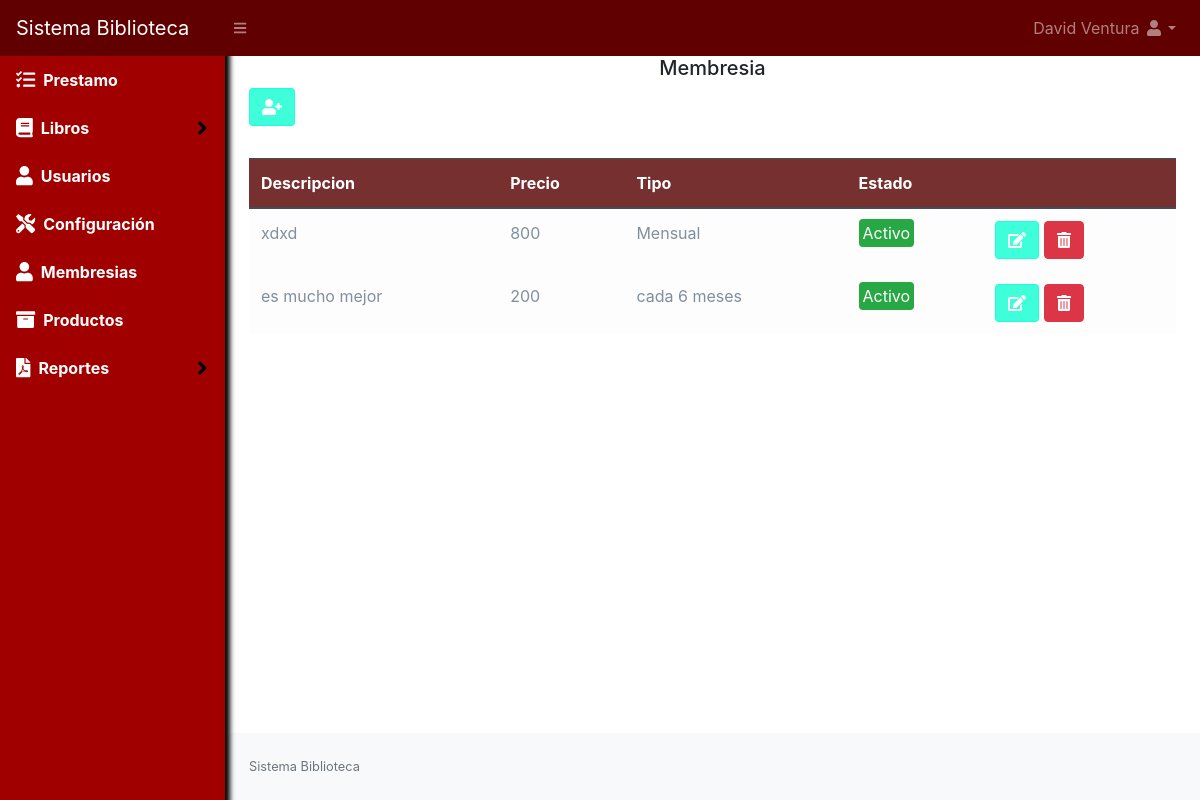
/membresias (signed in), run on the app's committed database.
### tables this page shows
CREATE TABLE `membresia` (
  `id` int NOT NULL AUTO_INCREMENT,
  `descripcion` varchar(200) NOT NULL,
  `precio` int DEFAULT NULL,
  `tipo` varchar(200) NOT NULL,
  `estado` int NOT NULL DEFAULT '1',
  PRIMARY KEY (`id`)
);

### Libraries/Core/Views.php (called while the page is built)
<?php
class Views{
    function getView($controller, $view, $data="", $alert="", $config = "", $cliente = "")
    {
        $controller = get_class($controller);
        if ($controller == "Home") {
            $view = "Views/".$view.".php";
        }else{
            $view = "Views/" . $controller . "/" . $view . ".php";
        }
        require_once($view);
    }
}
?>

### Controller/Membresias.php (called while the page is built, shortened)
<?php
class Membresias extends Controllers
{
    public function membresias()
    {
        $data = $this->model->selectMembresia();
        $this->views->getView($this, "listar", $data);
    }
}
?>

### index.php (called while the page is built, shortened)
<?php
require_once("Helpers/Helpers.php");
require_once("Libraries/Core/Load.php");
?>

### Libraries/Core/Mysql.php (called while the page is built, shortened)
<?php
class Mysql extends Conexion{
    private $conexion;
    function __construct()
    {
        $this->conexion = new Conexion();
        $this->conexion = $this->conexion->conect();
    }
    public function select_all(string $query){
        $this->strquery = $query;
        $result = $this->conexion->prepare($this->strquery);
        $result->execute();
        $data = $result->fetchall(PDO::FETCH_ASSOC);
        return $data;
    }
}
?>

### Libraries/Core/Conexion.php (called while the page is built)
<?php
class Conexion{
    private $conect;
    public function __construct()
    {
      $conexion = "mysql:host=".HOST.";dbname=".BD.";.CHARSET.";
      try {
          $this->conect = new PDO($conexion, DB_USER, PASS);
          $this->conect->setAttribute(PDO::ATTR_ERRMODE, PDO::ERRMODE_EXCEPTION);
      } catch (PDOException $e) {
          $this->conect = "Error en la conexion";
          echo "Error: " . $e->getMessage();
      }
    }
    public function conect()
    {
        return $this->conect;
    }
}
?>

### Models/MembresiasModel.php (called while the page is built, shortened)
<?php
class MembresiasModel extends Mysql{
    public function selectMembresia()
    {
        $sql = "SELECT * FROM membresia";
        $res = $this->select_all($sql);
        return $res;
    }
}
?>

### Helpers/Helpers.php (called while the page is built, shortened)
<?php
function base_url()
{
    return BASE_URL;
}
?>

### Views/membresias/listar.php (the view, shortened to what this page needs)
<div id="layoutSidenav_content">
    <main>
        <div class="container-fluid">
            <h5 class="text-center">Membresia</h5>
            <div class="row">
                <div class="col-lg-12">
                    <button class="btn btn-primary mb-2" type="button" data-toggle="modal" data-target="#nuevoMembresia"><i class="fas fa-user-plus"></i></button>
                    <div class="table-responsive">
                        <table class="table table-light mt-4" id="table">
                            <thead class="thead-dark">
                                <tr>
                                    <th>Descripcion</th>
                                    <th>Precio</th>
                                    <th>Tipo</th>
                                    <th>Estado</th>
                                    <th></th>
                                </tr>
                            </thead>
                            <tbody>
                                <?php foreach ($data as $membresia) {
                                    if ($membresia['estado'] == 1) {
                                        $estado = '<span class="badge-success p-1 rounded">Activo</span>';
                                    } else {
                                        $estado = '<span class="badge-danger p-1 rounded">Inactivo</span>';
                                    }
                                ?>
                                    <tr>
                                        <td><?php echo $membresia['descripcion']; ?></td>
                                        <td><?php echo $membresia['precio']; ?></td>
                                        <td><?php echo $membresia['tipo']; ?></td>
                                        <td><?php echo $estado; ?></td>
                                        <td>
                                            <a class="btn btn-primary" href="<?php echo base_url() ?>membresias/editar?id=<?php echo $membresia['id'] ?>"><i class="fas fa-edit"></i></a>
                                            <?php if ($membresia['estado'] == 1) { ?>
                                                <form method="post" action="<?php echo base_url() ?>membresias/eliminar" class="d-inline eliminar">
                                                    <button class="btn btn-danger" type="submit"><i class="fas fa-trash-alt"></i></button>
                                                </form>
                                            <?php } ?>
                                        </td>
                                    </tr>
                                <?php } ?>
                            </tbody>
                        </table>
                    </div>
                </div>
            </div>
        </div>
    </main>

### data on the page
membresia: descripcion "xdxd", precio "800", tipo "Mensual", estado "Activo"
membresia: descripcion "es mucho mejor", precio "200", tipo "cada 6 meses", estado "Activo"

### other printed values
$_SESSION['nombre'] "David Ventura"
